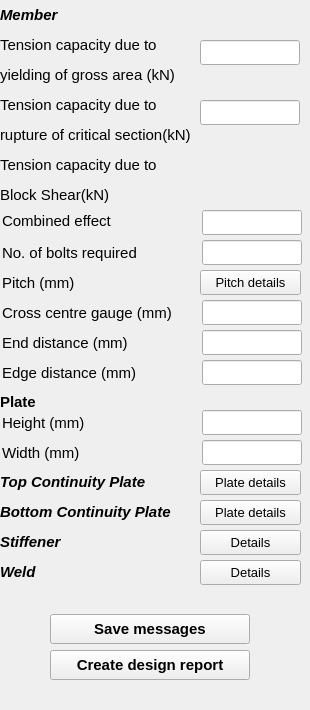
  <widget class="QDockWidget" name="outputDock">
   <property name="sizePolicy">
    <sizepolicy hsizetype="Preferred" vsizetype="Preferred">
     <horstretch>0</horstretch>
     <verstretch>0</verstretch>
    </sizepolicy>
   </property>
   <property name="minimumSize">
    <size>
     <width>310</width>
     <height>710</height>
    </size>
   </property>
   <property name="maximumSize">
    <size>
     <width>310</width>
     <height>710</height>
    </size>
   </property>
   <property name="font">
    <font>
     <family>Arial</family>
     <pointsize>11</pointsize>
     <weight>75</weight>
     <bold>true</bold>
    </font>
   </property>
   <property name="windowTitle">
    <string>Output dock</string>
   </property>
   <attribute name="dockWidgetArea">
    <number>1</number>
   </attribute>
   <widget class="QWidget" name="dockWidgetContents_2">
    <widget class="QLineEdit" name="txt_noBolts">
     <property name="geometry">
      <rect>
       <x>202</x>
       <y>240</y>
       <width>100</width>
       <height>25</height>
      </rect>
     </property>
     <property name="font">
      <font>
       <weight>50</weight>
       <bold>false</bold>
      </font>
     </property>
     <property name="readOnly">
      <bool>true</bool>
     </property>
    </widget>
    <widget class="QLabel" name="t_7">
     <property name="geometry">
      <rect>
       <x>2</x>
       <y>240</y>
       <width>191</width>
       <height>25</height>
      </rect>
     </property>
     <property name="font">
      <font>
       <pointsize>11</pointsize>
       <weight>50</weight>
       <bold>false</bold>
      </font>
     </property>
     <property name="text">
      <string>No. of bolts required</string>
     </property>
    </widget>
    <widget class="QLineEdit" name="txt_tensionCapacity">
     <property name="geometry">
      <rect>
       <x>200</x>
       <y>40</y>
       <width>100</width>
       <height>25</height>
      </rect>
     </property>
     <property name="font">
      <font>
       <weight>50</weight>
       <bold>false</bold>
      </font>
     </property>
     <property name="focusPolicy">
      <enum>Qt::StrongFocus</enum>
     </property>
     <property name="text">
      <string/>
     </property>
     <property name="readOnly">
      <bool>true</bool>
     </property>
    </widget>
    <widget class="QLineEdit" name="txt_crossGauge">
     <property name="geometry">
      <rect>
       <x>202</x>
       <y>300</y>
       <width>100</width>
       <height>25</height>
      </rect>
     </property>
     <property name="font">
      <font>
       <weight>50</weight>
       <bold>false</bold>
      </font>
     </property>
     <property name="readOnly">
      <bool>true</bool>
     </property>
    </widget>
    <widget class="QLabel" name="label_152">
     <property name="geometry">
      <rect>
       <x>2</x>
       <y>300</y>
       <width>211</width>
       <height>25</height>
      </rect>
     </property>
     <property name="font">
      <font>
       <pointsize>11</pointsize>
       <weight>50</weight>
       <bold>false</bold>
      </font>
     </property>
     <property name="text">
      <string>Cross centre gauge (mm)</string>
     </property>
    </widget>
    <widget class="QLabel" name="label_154">
     <property name="geometry">
      <rect>
       <x>2</x>
       <y>270</y>
       <width>91</width>
       <height>25</height>
      </rect>
     </property>
     <property name="font">
      <font>
       <pointsize>11</pointsize>
       <weight>50</weight>
       <bold>false</bold>
      </font>
     </property>
     <property name="text">
      <string>Pitch (mm)</string>
     </property>
    </widget>
    <widget class="QLineEdit" name="txt_endDist">
     <property name="geometry">
      <rect>
       <x>202</x>
       <y>330</y>
       <width>100</width>
       <height>25</height>
      </rect>
     </property>
     <property name="font">
      <font>
       <weight>50</weight>
       <bold>false</bold>
      </font>
     </property>
     <property name="readOnly">
      <bool>true</bool>
     </property>
    </widget>
    <widget class="QLabel" name="label_155">
     <property name="geometry">
      <rect>
       <x>2</x>
       <y>330</y>
       <width>201</width>
       <height>25</height>
      </rect>
     </property>
     <property name="font">
      <font>
       <pointsize>11</pointsize>
       <weight>50</weight>
       <bold>false</bold>
      </font>
     </property>
     <property name="text">
      <string>End distance (mm)</string>
     </property>
    </widget>
    <widget class="QLabel" name="label_156">
     <property name="geometry">
      <rect>
       <x>0</x>
       <y>30</y>
       <width>191</width>
       <height>61</height>
      </rect>
     </property>
     <property name="font">
      <font>
       <pointsize>11</pointsize>
       <weight>50</weight>
       <bold>false</bold>
      </font>
     </property>
     <property name="text">
      <string>&lt;html&gt;&lt;head/&gt;&lt;body&gt;&lt;p&gt;Tension capacity due to &lt;/p&gt;&lt;p&gt;yielding of gross area (kN)&lt;/p&gt;&lt;/body&gt;&lt;/html&gt;</string>
     </property>
    </widget>
    <widget class="QLabel" name="label_157">
     <property name="geometry">
      <rect>
       <x>0</x>
       <y>5</y>
       <width>66</width>
       <height>20</height>
      </rect>
     </property>
     <property name="font">
      <font>
       <pointsize>11</pointsize>
       <weight>50</weight>
       <italic>true</italic>
       <bold>false</bold>
       <underline>false</underline>
       <kerning>false</kerning>
      </font>
     </property>
     <property name="text">
      <string>&lt;html&gt;&lt;head/&gt;&lt;body&gt;&lt;p&gt;&lt;span style=&quot; font-weight:600;&quot;&gt;Member&lt;/span&gt;&lt;/p&gt;&lt;/body&gt;&lt;/html&gt;</string>
     </property>
    </widget>
    <widget class="QLabel" name="label_161">
     <property name="geometry">
      <rect>
       <x>0</x>
       <y>470</y>
       <width>151</width>
       <height>25</height>
      </rect>
     </property>
     <property name="font">
      <font>
       <pointsize>11</pointsize>
      </font>
     </property>
     <property name="text">
      <string>&lt;html&gt;&lt;head/&gt;&lt;body&gt;&lt;p&gt;&lt;span style=&quot; font-style:italic;&quot;&gt;Top Continuity Plate&lt;/span&gt;&lt;/p&gt;&lt;/body&gt;&lt;/html&gt;</string>
     </property>
    </widget>
    <widget class="QLabel" name="label_166">
     <property name="geometry">
      <rect>
       <x>0</x>
       <y>560</y>
       <width>130</width>
       <height>25</height>
      </rect>
     </property>
     <property name="font">
      <font>
       <pointsize>11</pointsize>
      </font>
     </property>
     <property name="text">
      <string>&lt;html&gt;&lt;head/&gt;&lt;body&gt;&lt;p&gt;&lt;span style=&quot; font-weight:600; font-style:italic;&quot;&gt;Weld&lt;/span&gt;&lt;/p&gt;&lt;/body&gt;&lt;/html&gt;</string>
     </property>
    </widget>
    <widget class="QPushButton" name="btn_SaveMessages">
     <property name="geometry">
      <rect>
       <x>50</x>
       <y>614</y>
       <width>200</width>
       <height>30</height>
      </rect>
     </property>
     <property name="toolTip">
      <string>Save log messages</string>
     </property>
     <property name="text">
      <string>Save messages</string>
     </property>
     <property name="autoDefault">
      <bool>true</bool>
     </property>
    </widget>
    <widget class="QPushButton" name="btn_CreateDesign">
     <property name="geometry">
      <rect>
       <x>50</x>
       <y>650</y>
       <width>200</width>
       <height>30</height>
      </rect>
     </property>
     <property name="toolTip">
      <string>Create design report</string>
     </property>
     <property name="text">
      <string>Create design report</string>
     </property>
     <property name="autoDefault">
      <bool>true</bool>
     </property>
    </widget>
    <widget class="QLabel" name="label_10">
     <property name="geometry">
      <rect>
       <x>2</x>
       <y>210</y>
       <width>200</width>
       <height>22</height>
      </rect>
     </property>
     <property name="font">
      <font>
       <pointsize>11</pointsize>
       <weight>50</weight>
       <bold>false</bold>
      </font>
     </property>
     <property name="toolTip">
      <string>Combined shear and tension capacity of bolt</string>
     </property>
     <property name="text">
      <string>Combined effect</string>
     </property>
    </widget>
    <widget class="QLineEdit" name="txt_boltgrpcapacity">
     <property name="geometry">
      <rect>
       <x>202</x>
       <y>210</y>
       <width>100</width>
       <height>25</height>
      </rect>
     </property>
     <property name="font">
      <font>
       <weight>50</weight>
       <bold>false</bold>
      </font>
     </property>
     <property name="readOnly">
      <bool>true</bool>
     </property>
    </widget>
    <widget class="QPushButton" name="btn_plateDetail">
     <property name="geometry">
      <rect>
       <x>200</x>
       <y>470</y>
       <width>101</width>
       <height>25</height>
      </rect>
     </property>
     <property name="font">
      <font>
       <pointsize>10</pointsize>
       <weight>50</weight>
       <bold>false</bold>
      </font>
     </property>
     <property name="text">
      <string>Plate details</string>
     </property>
    </widget>
    <widget class="QLabel" name="label_162">
     <property name="geometry">
      <rect>
       <x>0</x>
       <y>530</y>
       <width>130</width>
       <height>25</height>
      </rect>
     </property>
     <property name="font">
      <font>
       <pointsize>11</pointsize>
      </font>
     </property>
     <property name="text">
      <string>&lt;html&gt;&lt;head/&gt;&lt;body&gt;&lt;p&gt;&lt;span style=&quot; font-style:italic;&quot;&gt;Stiffener&lt;/span&gt;&lt;/p&gt;&lt;/body&gt;&lt;/html&gt;</string>
     </property>
    </widget>
    <widget class="QPushButton" name="btn_stiffnrDetail">
     <property name="geometry">
      <rect>
       <x>200</x>
       <y>530</y>
       <width>101</width>
       <height>25</height>
      </rect>
     </property>
     <property name="font">
      <font>
       <pointsize>10</pointsize>
       <weight>50</weight>
       <bold>false</bold>
      </font>
     </property>
     <property name="text">
      <string>Details</string>
     </property>
    </widget>
    <widget class="QLabel" name="label_160">
     <property name="geometry">
      <rect>
       <x>2</x>
       <y>360</y>
       <width>201</width>
       <height>25</height>
      </rect>
     </property>
     <property name="font">
      <font>
       <pointsize>11</pointsize>
       <weight>50</weight>
       <bold>false</bold>
      </font>
     </property>
     <property name="text">
      <string>Edge distance (mm)</string>
     </property>
    </widget>
    <widget class="QLineEdit" name="txt_edgeDist">
     <property name="geometry">
      <rect>
       <x>202</x>
       <y>360</y>
       <width>100</width>
       <height>25</height>
      </rect>
     </property>
     <property name="font">
      <font>
       <weight>50</weight>
       <bold>false</bold>
      </font>
     </property>
     <property name="readOnly">
      <bool>true</bool>
     </property>
    </widget>
    <widget class="QPushButton" name="btn_pitchDetail">
     <property name="geometry">
      <rect>
       <x>200</x>
       <y>270</y>
       <width>101</width>
       <height>25</height>
      </rect>
     </property>
     <property name="font">
      <font>
       <pointsize>10</pointsize>
       <weight>50</weight>
       <bold>false</bold>
      </font>
     </property>
     <property name="text">
      <string>Pitch details</string>
     </property>
    </widget>
    <widget class="QLabel" name="label_163">
     <property name="geometry">
      <rect>
       <x>0</x>
       <y>390</y>
       <width>151</width>
       <height>25</height>
      </rect>
     </property>
     <property name="font">
      <font>
       <pointsize>11</pointsize>
      </font>
     </property>
     <property name="text">
      <string>&lt;html&gt;&lt;head/&gt;&lt;body&gt;&lt;p&gt;Plate&lt;/p&gt;&lt;/body&gt;&lt;/html&gt;</string>
     </property>
    </widget>
    <widget class="QLabel" name="label_164">
     <property name="geometry">
      <rect>
       <x>0</x>
       <y>500</y>
       <width>171</width>
       <height>25</height>
      </rect>
     </property>
     <property name="font">
      <font>
       <pointsize>11</pointsize>
      </font>
     </property>
     <property name="text">
      <string>&lt;html&gt;&lt;head/&gt;&lt;body&gt;&lt;p&gt;&lt;span style=&quot; font-style:italic;&quot;&gt;Bottom Continuity Plate&lt;/span&gt;&lt;/p&gt;&lt;/body&gt;&lt;/html&gt;</string>
     </property>
    </widget>
    <widget class="QLabel" name="label_165">
     <property name="geometry">
      <rect>
       <x>2</x>
       <y>410</y>
       <width>201</width>
       <height>25</height>
      </rect>
     </property>
     <property name="font">
      <font>
       <pointsize>11</pointsize>
       <weight>50</weight>
       <bold>false</bold>
      </font>
     </property>
     <property name="text">
      <string>Height (mm)</string>
     </property>
    </widget>
    <widget class="QLabel" name="label_168">
     <property name="geometry">
      <rect>
       <x>2</x>
       <y>440</y>
       <width>201</width>
       <height>25</height>
      </rect>
     </property>
     <property name="font">
      <font>
       <pointsize>11</pointsize>
       <weight>50</weight>
       <bold>false</bold>
      </font>
     </property>
     <property name="text">
      <string>Width (mm)</string>
     </property>
    </widget>
    <widget class="QLineEdit" name="plate_lineEdit_2">
     <property name="geometry">
      <rect>
       <x>202</x>
       <y>410</y>
       <width>100</width>
       <height>25</height>
      </rect>
     </property>
     <property name="font">
      <font>
       <weight>50</weight>
       <bold>false</bold>
      </font>
     </property>
     <property name="readOnly">
      <bool>true</bool>
     </property>
    </widget>
    <widget class="QLineEdit" name="plate_lineEdit_1">
     <property name="geometry">
      <rect>
       <x>202</x>
       <y>440</y>
       <width>100</width>
       <height>25</height>
      </rect>
     </property>
     <property name="font">
      <font>
       <weight>50</weight>
       <bold>false</bold>
      </font>
     </property>
     <property name="readOnly">
      <bool>true</bool>
     </property>
    </widget>
    <widget class="QPushButton" name="btn_plateDetail_2">
     <property name="geometry">
      <rect>
       <x>200</x>
       <y>500</y>
       <width>101</width>
       <height>25</height>
      </rect>
     </property>
     <property name="font">
      <font>
       <pointsize>10</pointsize>
       <weight>50</weight>
       <bold>false</bold>
      </font>
     </property>
     <property name="text">
      <string>Plate details</string>
     </property>
    </widget>
    <widget class="QPushButton" name="btn_Weld">
     <property name="geometry">
      <rect>
       <x>200</x>
       <y>560</y>
       <width>101</width>
       <height>25</height>
      </rect>
     </property>
     <property name="font">
      <font>
       <pointsize>10</pointsize>
       <weight>50</weight>
       <bold>false</bold>
      </font>
     </property>
     <property name="text">
      <string>Details</string>
     </property>
    </widget>
    <widget class="QLabel" name="label_159">
     <property name="geometry">
      <rect>
       <x>0</x>
       <y>90</y>
       <width>191</width>
       <height>61</height>
      </rect>
     </property>
     <property name="font">
      <font>
       <pointsize>11</pointsize>
       <weight>50</weight>
       <bold>false</bold>
      </font>
     </property>
     <property name="text">
      <string>&lt;html&gt;&lt;head/&gt;&lt;body&gt;&lt;p&gt;Tension capacity due to &lt;/p&gt;&lt;p&gt;rupture of critical section(kN)&lt;/p&gt;&lt;/body&gt;&lt;/html&gt;</string>
     </property>
    </widget>
    <widget class="QLineEdit" name="txt_tensionCapacity_2">
     <property name="geometry">
      <rect>
       <x>200</x>
       <y>100</y>
       <width>100</width>
       <height>25</height>
      </rect>
     </property>
     <property name="font">
      <font>
       <weight>50</weight>
       <bold>false</bold>
      </font>
     </property>
     <property name="focusPolicy">
      <enum>Qt::StrongFocus</enum>
     </property>
     <property name="text">
      <string/>
     </property>
     <property name="readOnly">
      <bool>true</bool>
     </property>
    </widget>
    <widget class="QLabel" name="label_167">
     <property name="geometry">
      <rect>
       <x>0</x>
       <y>150</y>
       <width>191</width>
       <height>61</height>
      </rect>
     </property>
     <property name="font">
      <font>
       <pointsize>11</pointsize>
       <weight>50</weight>
       <bold>false</bold>
      </font>
     </property>
     <property name="text">
      <string>&lt;html&gt;&lt;head/&gt;&lt;body&gt;&lt;p&gt;Tension capacity due to &lt;/p&gt;&lt;p&gt;Block Shear(kN)&lt;/p&gt;&lt;/body&gt;&lt;/html&gt;</string>
     </property>
    </widget>
    <zorder>txt_noBolts</zorder>
    <zorder>t_7</zorder>
    <zorder>txt_tensionCapacity</zorder>
    <zorder>txt_crossGauge</zorder>
    <zorder>label_152</zorder>
    <zorder>label_154</zorder>
    <zorder>txt_endDist</zorder>
    <zorder>label_155</zorder>
    <zorder>label_156</zorder>
    <zorder>label_157</zorder>
    <zorder>label_161</zorder>
    <zorder>label_166</zorder>
    <zorder>btn_SaveMessages</zorder>
    <zorder>btn_CreateDesign</zorder>
    <zorder>label_10</zorder>
    <zorder>txt_boltgrpcapacity</zorder>
    <zorder>btn_plateDetail</zorder>
    <zorder>label_162</zorder>
    <zorder>btn_stiffnrDetail</zorder>
    <zorder>label_160</zorder>
    <zorder>txt_edgeDist</zorder>
    <zorder>btn_pitchDetail</zorder>
    <zorder>label_163</zorder>
    <zorder>label_164</zorder>
    <zorder>label_165</zorder>
    <zorder>label_168</zorder>
    <zorder>plate_lineEdit_2</zorder>
    <zorder>plate_lineEdit_1</zorder>
    <zorder>btn_plateDetail_2</zorder>
    <zorder>btn_Weld</zorder>
    <zorder>label_159</zorder>
    <zorder>txt_tensionCapacity_2</zorder>
    <zorder>label_167</zorder>
    <zorder>splitter</zorder>
   </widget>
  </widget>
